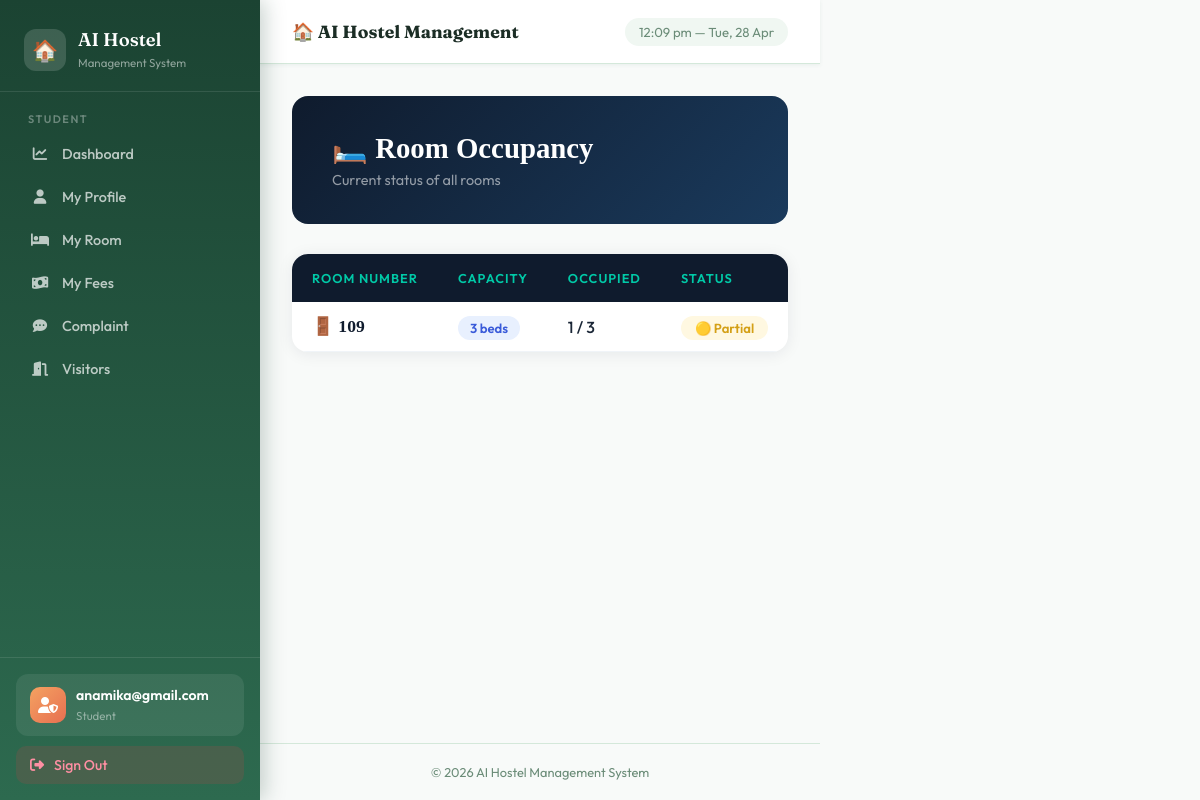
Page /rooms/ (signed in) on the earlier database version.
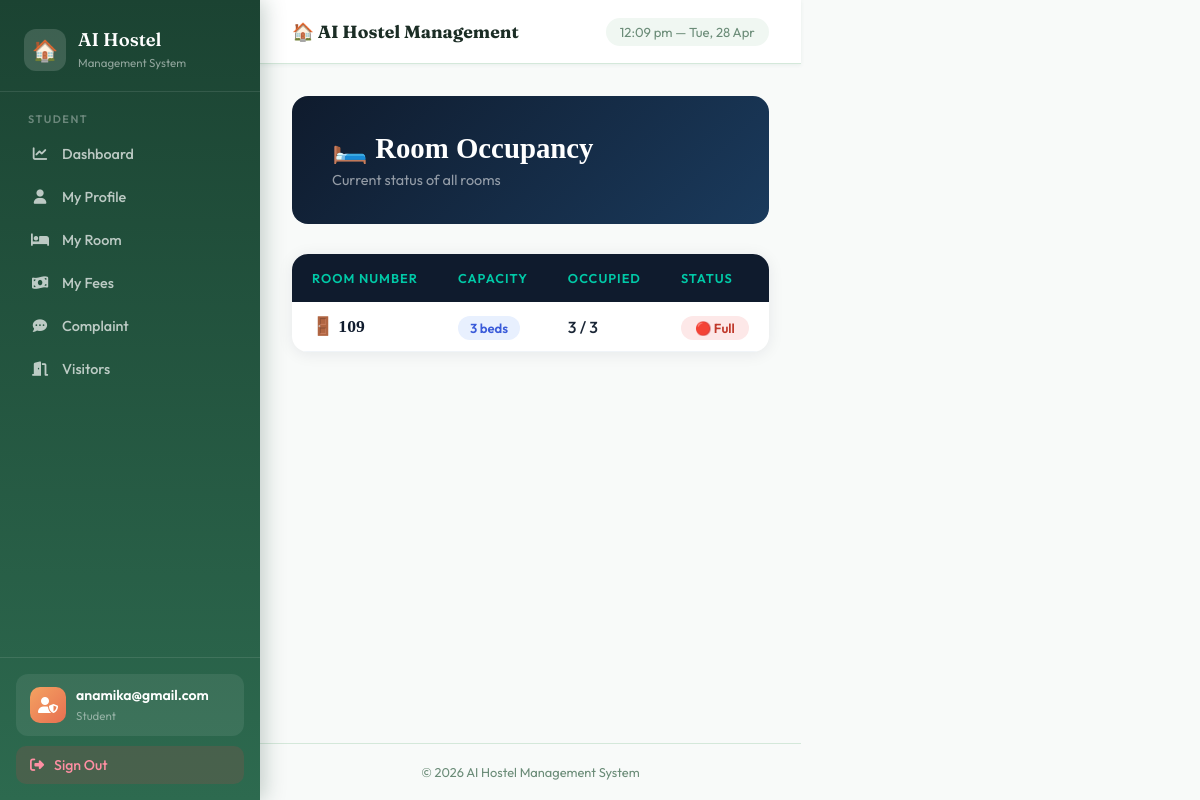
Same page on the later database version.
### hostel_app/models.py (models this page shows, shortened)
class Room(models.Model):
    room_number = models.IntegerField()
    capacity = models.IntegerField()
    occupied = models.IntegerField(default=0)

### hostel_app/views.py (the view)
# urls.py: path('rooms/', views.room_list, name='rooms'),
@login_required(login_url='login')
def room_list(request):
    rooms = Room.objects.all()
    return render(request, 'hostel_app/rooms.html', {'rooms': rooms})

### hostel_app/templates/hostel_app/rooms.html (shortened to what this page needs)
{% extends 'hostel_app/base.html' %}
{% block content %}
<div style="
    background: linear-gradient(135deg, #0f1b2d 0%, #1a3a5c 100%);
    border-radius: 16px;
    padding: 35px 40px;
    margin-bottom: 30px;
">
    <h2 style="font-family:'Playfair Display',serif; color:white; font-size:1.8rem; margin-bottom:6px;">🛏️ Room Occupancy</h2>
    <p style="color:rgba(255,255,255,0.55); font-size:0.9rem;">Current status of all rooms</p>
</div>
<div style="
    background: white;
    border-radius: 16px;
    overflow: hidden;
    box-shadow: 0 2px 16px rgba(15,27,45,0.08);
">
    <table style="width:100%; border-collapse:collapse;">
        <thead>
            <tr style="background: #0f1b2d;">
                <th style="padding:16px 20px; text-align:left; color:#00c9a7; font-size:0.8rem; text-transform:uppercase; letter-spacing:1px; font-weight:600;">Room Number</th>
                <th style="padding:16px 20px; text-align:left; color:#00c9a7; font-size:0.8rem; text-transform:uppercase; letter-spacing:1px; font-weight:600;">Capacity</th>
                <th style="padding:16px 20px; text-align:left; color:#00c9a7; font-size:0.8rem; text-transform:uppercase; letter-spacing:1px; font-weight:600;">Occupied</th>
                <th style="padding:16px 20px; text-align:left; color:#00c9a7; font-size:0.8rem; text-transform:uppercase; letter-spacing:1px; font-weight:600;">Status</th>
            </tr>
        </thead>
        <tbody>
            {% for r in rooms %}
            <tr style="border-bottom:1px solid #f0f4f8;"
                onmouseover="this.style.background='#f8fbff'"
                onmouseout="this.style.background='white'">
                <td style="padding:14px 20px;">
                    <span style="font-family:'Playfair Display',serif; font-size:1.1rem; color:#0f1b2d; font-weight:700;">
                        🚪 {{ r.room_number }}
                    </span>
                </td>
                <td style="padding:14px 20px; color:#1a2636;">
                    <span style="background:#e8f0fe; color:#3a5bd9; padding:4px 12px; border-radius:20px; font-size:0.82rem; font-weight:600;">
                        {{ r.capacity }} beds
                    </span>
                </td>
                <td style="padding:14px 20px; color:#1a2636; font-weight:500;">
                    {{ r.occupied }} / {{ r.capacity }}
                </td>
                <td style="padding:14px 20px;">
                    {% if r.occupied == r.capacity %}
                        <span style="background:#fde8e8; color:#c0392b; padding:4px 14px; border-radius:20px; font-size:0.82rem; font-weight:600;">
                            🔴 Full
                        </span>
                    {% elif r.occupied == 0 %}
                        <span style="background:#e8f8f5; color:#00a68a; padding:4px 14px; border-radius:20px; font-size:0.82rem; font-weight:600;">
                            🟢 Available
                        </span>
                    {% else %}
                        <span style="background:#fff8e1; color:#d4a017; padding:4px 14px; border-radius:20px; font-size:0.82rem; font-weight:600;">
                            🟡 Partial
                        </span>
                    {% endif %}
                </td>
            </tr>
            {% endfor %}
        </tbody>
    </table>
</div>
{% endblock %}

Differences in the rows shown:
changed Room: occupied "1" → "3"; occupied "🟡 Partial" → "🔴 Full"
